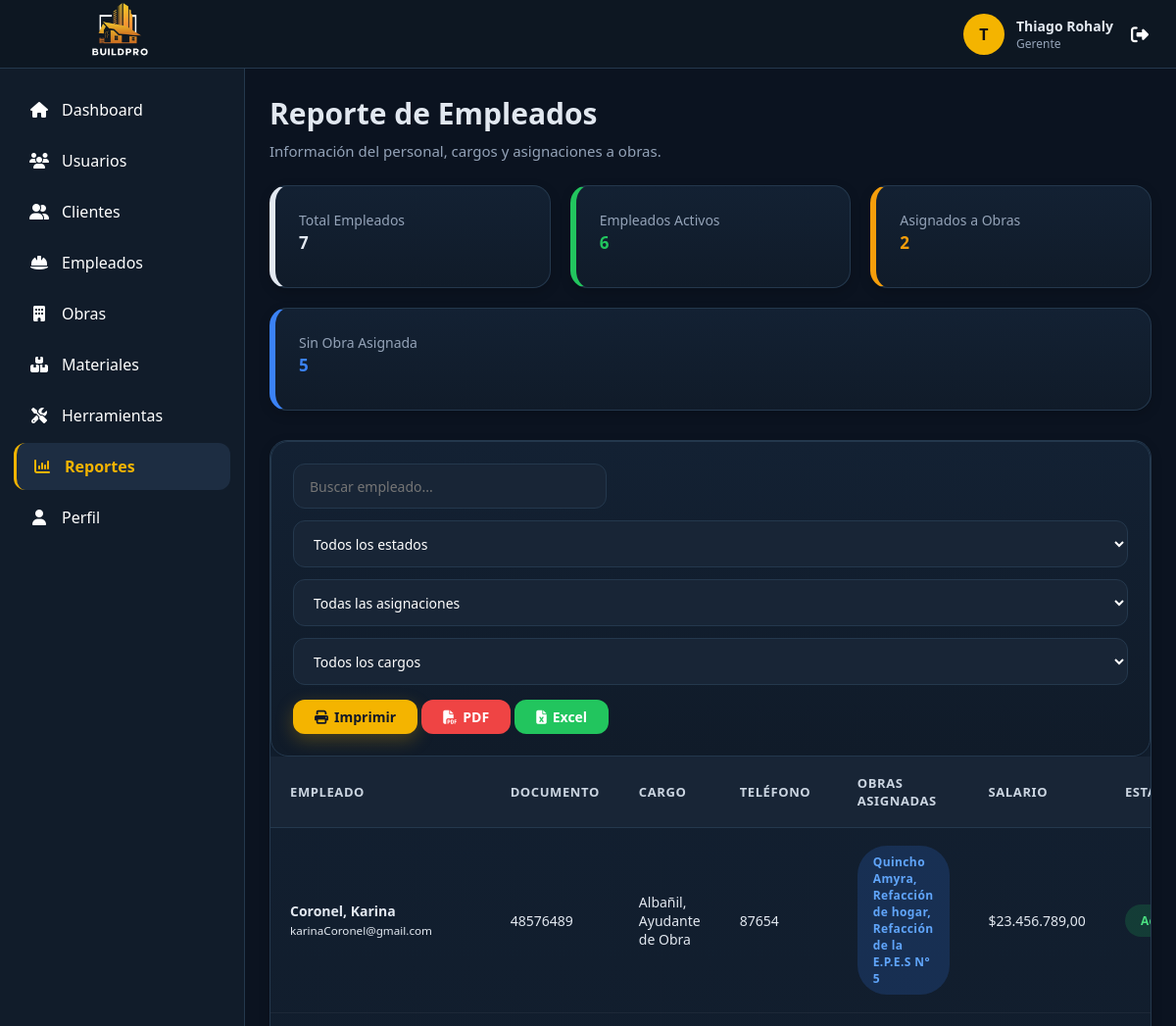
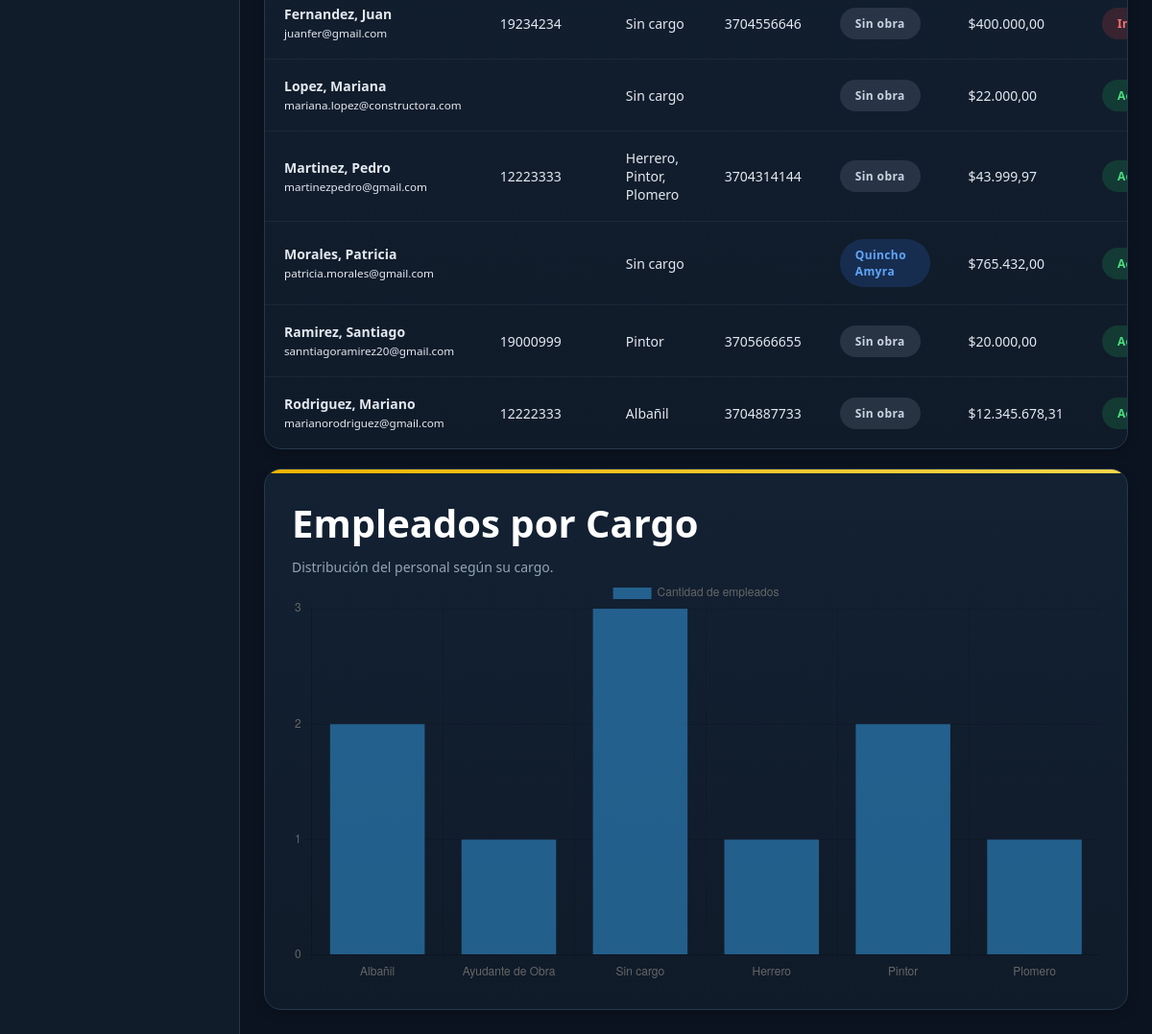
The app's page /vistas/reportes/empleados.php (signed in) with its own data (2 pictures, top to bottom).
### tables this page shows
CREATE TABLE `usuario` (
  `id_usuario` int(11) NOT NULL,
  `id_rol` int(11) NOT NULL,
  `nombre` varchar(100) NOT NULL,
  `apellido` varchar(100) NOT NULL,
  `documento` varchar(20) DEFAULT NULL,
  `correo` varchar(150) NOT NULL,
  `contraseña` varchar(255) NOT NULL,
  `telefono` varchar(20) DEFAULT NULL,
  `direccion` varchar(255) DEFAULT NULL,
  `salario` decimal(12,2) DEFAULT NULL,
  `fecha_registro` datetime DEFAULT current_timestamp(),
  `estado` tinyint(1) DEFAULT 1 COMMENT '1=Activo, 0=Inactivo'
);

### modelos/Conexion.php (called while the page is built)
<?php
class Conexion {
    private $host = "localhost";
    private $usuario = "root";
    private $password = "";
    private $baseDatos = "constructora";
    public function conectar(){
        try {
            $conexion = new PDO(
                "mysql:host=".$this->host.";dbname=".$this->baseDatos.";charset=utf8",
                $this->usuario,
                $this->password
            );
            $conexion->setAttribute(
                PDO::ATTR_ERRMODE,
                PDO::ERRMODE_EXCEPTION
            );
            return $conexion;
        } catch(PDOException $e){
            die("Error de conexión: ".$e->getMessage());
        }
    }
}
?>

### modelos/Reporte.php (called while the page is built, shortened)
<?php
require_once "Conexion.php";
class Reporte
{
    private $conexion;
    public function __construct()
    {
        $db = new Conexion();
        $this->conexion = $db->conectar();
    }
public function empleados()
{
    $sql = "
        SELECT
            u.id_usuario,
            u.nombre,
            u.apellido,
            u.documento,
            u.correo,
            u.telefono,
            u.direccion,
            u.salario,
            u.fecha_registro,
            u.estado,
            COALESCE(
                GROUP_CONCAT(
                    DISTINCT c.nombre_cargo
                    ORDER BY c.nombre_cargo
                    SEPARATOR ', '
                ),
                'Sin cargo'
            ) AS nombre_cargo,
            GROUP_CONCAT(
                DISTINCT o.nombre_obra
                ORDER BY o.nombre_obra
                SEPARATOR ', '
            ) AS obras,
            COUNT(
                DISTINCT CASE
                    WHEN eo.estado = 1 THEN eo.id_obra
                END
            ) AS cantidad_obras
        FROM usuario u
        LEFT JOIN empleado_cargo uc
            ON uc.id_usuario = u.id_usuario
        LEFT JOIN cargo c
            ON c.id_cargo = uc.id_cargo
        LEFT JOIN empleado_obra eo
            ON eo.id_usuario = u.id_usuario
        LEFT JOIN obra o
            ON o.id_obra = eo.id_obra
        WHERE u.id_rol = 1
        GROUP BY
            u.id_usuario,
            u.nombre,
            u.apellido,
            u.documento,
            u.correo,
            u.telefono,
            u.direccion,
            u.salario,
            u.fecha_registro,
            u.estado
        ORDER BY
            u.apellido ASC,
            u.nombre ASC
    ";
    $stmt = $this->conexion->prepare($sql);
    $stmt->execute();
    return $stmt->fetchAll(PDO::FETCH_ASSOC);
}
}

### vistas/reportes/empleados.php (the view, shortened to what this page needs)
<?php
require_once "../../modelos/Reporte.php";
$reporte = new Reporte();
$empleados = $reporte->empleados();
$totalEmpleados = count($empleados);
$empleadosActivos = 0;
$empleadosInactivos = 0;
$empleadosAsignados = 0;
$empleadosSinObra = 0;
$cargos = [];
foreach ($empleados as $empleado) {
    if ((int)$empleado["estado"] === 1) {
        $empleadosActivos++;
    } else {
        $empleadosInactivos++;
    }
    if ((int)$empleado["cantidad_obras"] > 0) {
        $empleadosAsignados++;
    } else {
        $empleadosSinObra++;
    }
    $listaCargos = $empleado["nombre_cargo"] ?? "Sin cargo";
    foreach (explode(",", $listaCargos) as $cargo) {
        $cargo = trim($cargo);
        if (!isset($cargos[$cargo])) {
            $cargos[$cargo] = 0;
        }
        $cargos[$cargo]++;
    }
}
require_once "../../layouts/header.php";
require_once "../../layouts/sidebar.php";
?>
<main class="content">
    <div class="page-title no-print">
        <div>
            <h1>
                Reporte de Empleados
            </h1>
            <p>
                Información del personal, cargos y asignaciones a obras.
            </p>
        </div>
    </div>
    <div class="alert-container no-print">
        <div class="alert alert-primary">
            <p>
                Total Empleados
            </p>
            <h3>
                <?= $totalEmpleados ?>
            </h3>
        </div>
        <div class="alert alert-success">
            <p>
                Empleados Activos
            </p>
            <h3>
                <?= $empleadosActivos ?>
            </h3>
        </div>
        <div class="alert alert-warning">
            <p>
                Asignados a Obras
            </p>
            <h3>
                <?= $empleadosAsignados ?>
            </h3>
        </div>
        <div class="alert alert-info">
            <p>
                Sin Obra Asignada
            </p>
            <h3>
                <?= $empleadosSinObra ?>
            </h3>
        </div>
    </div>
    <div class="table-container">
        <div class="toolbar no-print">
            <div class="toolbar-left">
                <input
                    type="text"
                    id="buscarEmpleado"
                    class="search-box"
                    placeholder="Buscar empleado...">
                <select
                    id="filtroEstado"
                    class="filter">
                    <option value="">
                        Todos los estados
                    </option>
                </select>
                <select
                    id="filtroAsignacion"
                    class="filter">
                    <option value="">
                        Todas las asignaciones
                    </option>
                </select>
                <select
                    id="filtroCargo"
                    class="filter">
                    <option value="">
                        Todos los cargos
                    </option>
                </select>
            </div>
       <div class="toolbar-right">
    <button onclick="window.print()" class="btn btn-primary">
        <i class="fa-solid fa-print"></i>
        Imprimir
    </button>
    <a href="../../reportes/pdf_empleados.php"
       class="btn btn-danger">
        <i class="fa-solid fa-file-pdf"></i>
        PDF
    </a>
    <a href="../../reportes/excel_empleados.php"
       class="btn btn-success">
        <i class="fa-solid fa-file-excel"></i>
        Excel
    </a>
</div>
        </div>
        <table
            class="table"
            id="tablaEmpleados">
            <thead>
                <tr>
                    <th>
                        Empleado
                    </th>
                    <th>
                        Documento
                    </th>
                    <th>
                        Cargo
                    </th>
                    <th>
                        Teléfono
                    </th>
                    <th>
                        Obras asignadas
                    </th>
                    <th>
                        Salario
                    </th>
                    <th>
                        Estado
                    </th>
                </tr>
            </thead>
            <tbody>
                <?php foreach ($empleados as $empleado) { ?>
                    <?php
                    $asignado =
                        ((int)$empleado["cantidad_obras"] > 0);
                    ?>
                    <tr
                        data-estado="<?= (int)$empleado["estado"] ?>"
                        data-asignacion="<?= $asignado
                                                ? "asignado"
                                                : "sin-obra"
                                            ?>"
                        data-cargo="<?= htmlspecialchars(
                                        $empleado["nombre_cargo"] ?? "Sin cargo"
                                    ) ?>">
                        <td>
                            <strong>
                                <?= htmlspecialchars(
                                    $empleado["apellido"] .
                                        ", " .
                                        $empleado["nombre"]
                                ) ?>
                            </strong>
                            <br>
                            <small>
                                <?= htmlspecialchars(
                                    $empleado["correo"]
                                ) ?>
                            </small>
                        </td>
                        <td>
                            <?= htmlspecialchars(
                                $empleado["documento"] ?? "-"
                            ) ?>
                        </td>
                        <td>
                            <?= htmlspecialchars(
                                $empleado["nombre_cargo"] ??
                                    "Sin cargo"
                            ) ?>
                        </td>
                        <td>
                            <?= htmlspecialchars(
                                $empleado["telefono"] ?? "-"
                            ) ?>
                        </td>
                        <td>
                            <?php if ($asignado) { ?>
                                <span class="badge badge-info">
                                    <?= htmlspecialchars(
                                        $empleado["obras"]
                                    ) ?>
                                </span>
                            <?php } else { ?>
                                <span class="badge badge-secondary">
                                    Sin obra
                                </span>
                            <?php } ?>
                        </td>
                        <td>
                            <?php if (
                                $empleado["salario"] !== null &&
                                $empleado["salario"] !== ""
                            ) { ?>
                                $<?= number_format(
                                        (float)$empleado["salario"],
                                        2,
                                        ",",
                                        "."
                                    ) ?>
                            <?php } else { ?>
                                -
                            <?php } ?>
                        </td>
                        <td>
                            <?php if (
                                (int)$empleado["estado"] === 1
                            ) { ?>
                                <span class="badge badge-success">
                                    Activo
                                </span>
                            <?php } else { ?>
                                <span class="badge badge-danger">
                                    Inactivo
                                </span>
                            <?php } ?>
                        </td>
                    </tr>
                <?php } ?>
            </tbody>
        </table>
    </div>
    <div
        class="card"
        style="margin-top:20px;">
        <div class="card-header">
            <div>
                <h2>
                    Empleados por Cargo
                </h2>
                <p>
                    Distribución del personal según su cargo.
                </p>
            </div>
        </div>
        <canvas id="graficoCargos"></canvas>
    </div>
</main>
<script>
    const etiquetasCargos = [
        <?php foreach ($cargos as $cargo => $cantidad) { ?>
            <?= json_encode($cargo) ?>,
        <?php } ?>
    ];
    const cantidadesCargos = [
        <?php foreach ($cargos as $cargo => $cantidad) { ?>
            <?= (int)$cantidad ?>,
        <?php } ?>
    ];
    new Chart(
        document.getElementById("graficoCargos"),
        {
            type: "bar",
            data: {
                labels: etiquetasCargos,
                datasets: [
                    {
                        label: "Cantidad de empleados",
                        data: cantidadesCargos
                    }
                ]
            },
            options: {
                responsive: true,
                scales: {
                    y: {
                        beginAtZero: true,
                        ticks: {
                            precision: 0
                        }
                    }
                }
            }
        }
    );
</script>
<?php
require_once "../../layouts/footer.php";
?>

### assets/css/layout.css (style rules this page uses)
:root { --bg:#070d14; --surface:#111e2b; --surface-light:#182838; --surface-hover:#223448; --primary:#ffb703; --primary-hover:#fb8500; --text:#ffffff; --text-secondary:#94a3b8; --border:rgba(255,255,255,.08); --sidebar-width:250px; --navbar-height:70px; --radius:14px; --shadow: 0 8px 30px rgba(0,0,0,.25); }
* { margin:0; padding:0; box-sizing:border-box; font-family:"Segoe UI",sans-serif; }
html, body { width:100%; min-height:100%; overflow-x:hidden; }
body { background:var(--bg); color:var(--text); }
.content { margin-left:var(--sidebar-width); margin-top:var(--navbar-height); min-height:calc(100vh - var(--navbar-height)); padding:30px; background:var(--bg); }
.page-title { margin-bottom:25px; }
.page-title h1 { font-size:30px; font-weight:700; margin-bottom:8px; }
.page-title p { color:var(--text-secondary); font-size:15px; }
@media (max-width:1200px) { .content { padding:25px; } }
.content { transition: margin-left .30s ease, width .30s ease, padding .30s ease; }
table { width:100%; }
button, input, select, textarea { font:inherit; }
a { color:inherit; }

### records on screen
usuario: apellido+nombre "Coronel, Karina", correo "karinaCoronel@gmail.com", documento "48576489", nombre_cargo "Albañil, Ayudante de Obra", telefono "87654", obras "Quincho Amyra, Refacción de hogar, Refacción de la E.P.E.S N° 5", salario "23.456.789,00", estado "Activo"
usuario: apellido+nombre "Fernandez, Juan", correo "juanfer@gmail.com", documento "19234234", nombre_cargo "Sin cargo", telefono "3704556646", shows "Sin obra", salario "400.000,00", estado "Inactivo"
usuario: apellido+nombre "Lopez, Mariana", correo "mariana.lopez@constructora.com", nombre_cargo "Sin cargo", shows "Sin obra", salario "22.000,00", estado "Activo"
usuario: apellido+nombre "Martinez, Pedro", correo "martinezpedro@gmail.com", documento "12223333", nombre_cargo "Herrero, Pintor, Plomero", telefono "3704314144", shows "Sin obra", salario "43.999,97", estado "Activo"
usuario: apellido+nombre "Morales, Patricia", correo "patricia.morales@gmail.com", nombre_cargo "Sin cargo", obras "Quincho Amyra", salario "765.432,00", estado "Activo"
usuario: apellido+nombre "Ramirez, Santiago", correo "sanntiagoramirez20@gmail.com", documento "19000999", nombre_cargo "Pintor", telefono "3705666655", shows "Sin obra", salario "20.000,00", estado "Activo"
usuario: apellido+nombre "Rodriguez, Mariano", correo "marianorodriguez@gmail.com", documento "12222333", nombre_cargo "Albañil", telefono "3704887733", shows "Sin obra", salario "12.345.678,31", estado "Activo"

### other values on screen
substr($_SESSION['usuario']['nombre'],0,1) "T"
$_SESSION['usuario']['nombre'] "Thiago"
$_SESSION['usuario']['apellido'] "Rohaly"
$_SESSION['usuario']['rol'] "Gerente"
$item[1] "Dashboard"
$item[1] "Usuarios"
$item[1] "Clientes"
$item[1] "Empleados"
$item[1] "Obras"
$item[1] "Materiales"
$item[1] "Herramientas"
$item[1] "Reportes"
$item[1] "Perfil"
$totalEmpleados "7"
$empleadosActivos "6"
